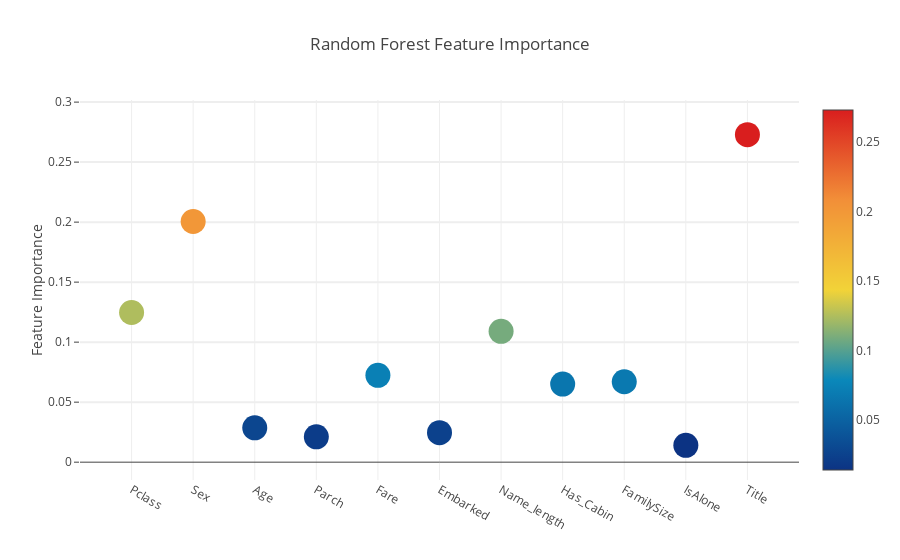
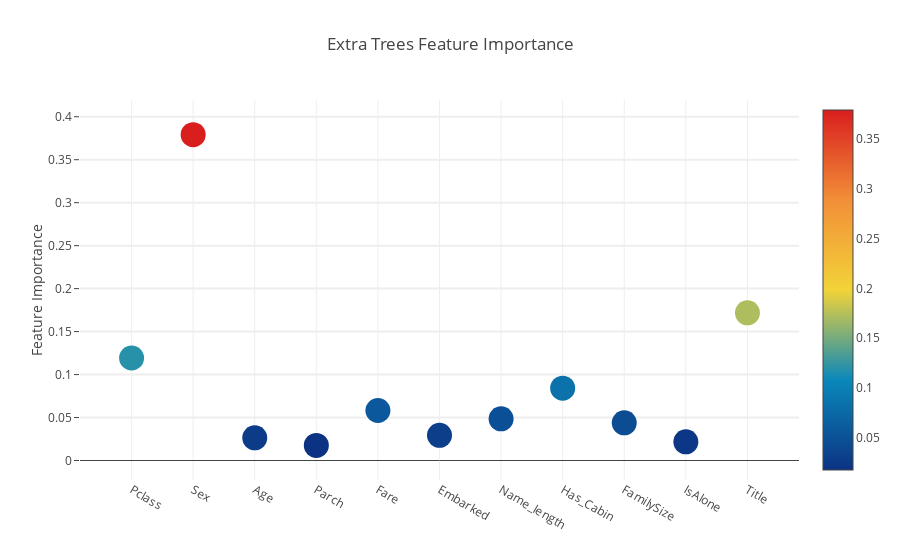
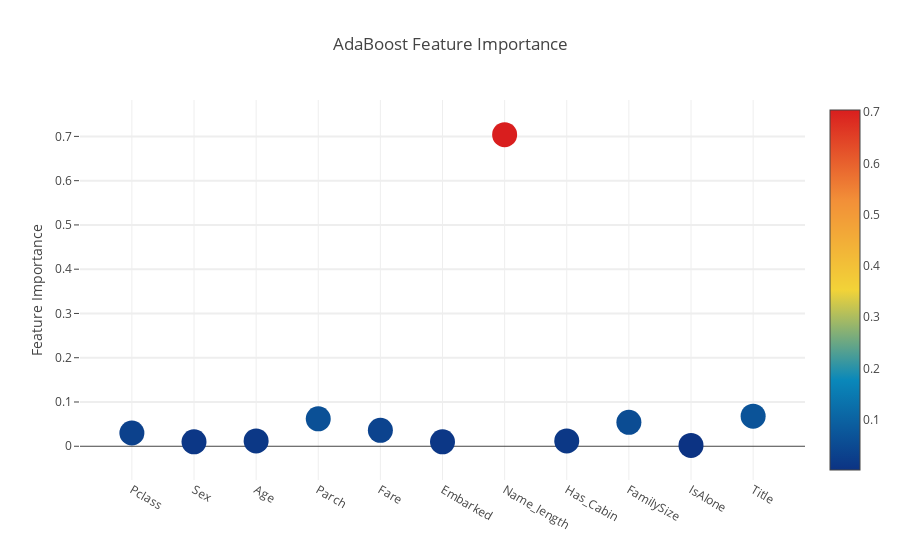
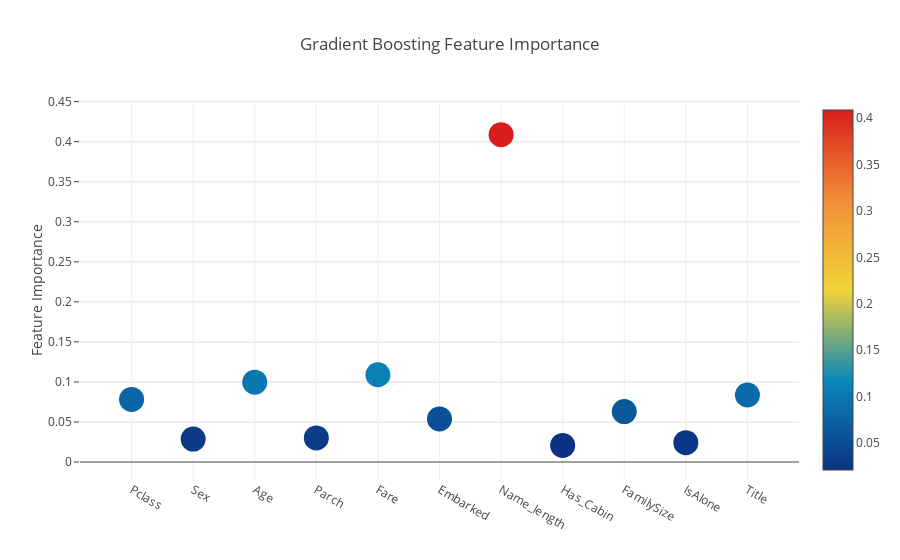

Here is the notebook cell these charts were saved with, in order:
### Code cell
# 通过绘制散点图可视化不同分类器的要素重要性值，
# Scatter plot 
trace = go.Scatter(
    y = feature_dataframe['Random Forest feature importances'].values,
    x = feature_dataframe['features'].values,
    mode='markers',
    marker=dict(
        sizemode = 'diameter',
        sizeref = 1,
        size = 25,
#       size= feature_dataframe['AdaBoost feature importances'].values,
        #color = np.random.randn(500), #set color equal to a variable
        color = feature_dataframe['Random Forest feature importances'].values,
        colorscale='Portland',
        showscale=True
    ),
    text = feature_dataframe['features'].values
)
data = [trace]

layout= go.Layout(
    autosize= True,
    title= 'Random Forest Feature Importance',
    hovermode= 'closest',
#     xaxis= dict(
#         title= 'Pop',
#         ticklen= 5,
#         zeroline= False,
#         gridwidth= 2,
#     ),
    yaxis=dict(
        title= 'Feature Importance',
        ticklen= 5,
        gridwidth= 2
    ),
    showlegend= False
)
fig = go.Figure(data=data, layout=layout)
py.iplot(fig,filename='scatter2010')

# Scatter plot 
trace = go.Scatter(
    y = feature_dataframe['Extra Trees  feature importances'].values,
    x = feature_dataframe['features'].values,
    mode='markers',
    marker=dict(
        sizemode = 'diameter',
        sizeref = 1,
        size = 25,
#       size= feature_dataframe['AdaBoost feature importances'].values,
        #color = np.random.randn(500), #set color equal to a variable
        color = feature_dataframe['Extra Trees  feature importances'].values,
        colorscale='Portland',
        showscale=True
    ),
    text = feature_dataframe['features'].values
)
data = [trace]

layout= go.Layout(
    autosize= True,
    title= 'Extra Trees Feature Importance',
    hovermode= 'closest',
#     xaxis= dict(
#         title= 'Pop',
#         ticklen= 5,
#         zeroline= False,
#         gridwidth= 2,
#     ),
    yaxis=dict(
        title= 'Feature Importance',
        ticklen= 5,
        gridwidth= 2
    ),
    showlegend= False
)
fig = go.Figure(data=data, layout=layout)
py.iplot(fig,filename='scatter2010')

# Scatter plot 
trace = go.Scatter(
    y = feature_dataframe['AdaBoost feature importances'].values,
    x = feature_dataframe['features'].values,
    mode='markers',
    marker=dict(
        sizemode = 'diameter',
        sizeref = 1,
        size = 25,
#       size= feature_dataframe['AdaBoost feature importances'].values,
        #color = np.random.randn(500), #set color equal to a variable
        color = feature_dataframe['AdaBoost feature importances'].values,
        colorscale='Portland',
        showscale=True
    ),
    text = feature_dataframe['features'].values
)
data = [trace]

layout= go.Layout(
    autosize= True,
    title= 'AdaBoost Feature Importance',
    hovermode= 'closest',
#     xaxis= dict(
#         title= 'Pop',
#         ticklen= 5,
#         zeroline= False,
#         gridwidth= 2,
#     ),
    yaxis=dict(
        title= 'Feature Importance',
        ticklen= 5,
        gridwidth= 2
    ),
    showlegend= False
)
fig = go.Figure(data=data, layout=layout)
py.iplot(fig,filename='scatter2010')

# Scatter plot 
trace = go.Scatter(
    y = feature_dataframe['Gradient Boost feature importances'].values,
    x = feature_dataframe['features'].values,
    mode='markers',
    marker=dict(
        sizemode = 'diameter',
        sizeref = 1,
        size = 25,
#       size= feature_dataframe['AdaBoost feature importances'].values,
        #color = np.random.randn(500), #set color equal to a variable
        color = feature_dataframe['Gradient Boost feature importances'].values,
        colorscale='Portland',
        showscale=True
    ),
    text = feature_dataframe['features'].values
)
data = [trace]

layout= go.Layout(
    autosize= True,
    title= 'Gradient Boosting Feature Importance',
    hovermode= 'closest',
#     xaxis= dict(
#         title= 'Pop',
#         ticklen= 5,
#         zeroline= False,
#         gridwidth= 2,
#     ),
    yaxis=dict(
        title= 'Feature Importance',
        ticklen= 5,
        gridwidth= 2
    ),
    showlegend= False
)
fig = go.Figure(data=data, layout=layout)
py.iplot(fig,filename='scatter2010')

### Figure 1 — Plotly figure (JSON) as saved in the notebook; plotly's stock layout.template omitted (floating-point values rounded to 4 significant figures)
{"data": [{"marker": {"color": [0.1247, 0.2005, 0.02864, 0.02115, 0.07234, 0.02461, 0.109, 0.06508, 0.06701, 0.014, 0.2729], "colorscale": "Portland", "showscale": true, "size": 25, "sizemode": "diameter", "sizeref": 1}, "mode": "markers", "text": ["Pclass", "Sex", "Age", "Parch", "Fare", "Embarked", "Name_length", "Has_Cabin", "FamilySize", "IsAlone", "Title"], "type": "scatter", "x": ["Pclass", "Sex", "Age", "Parch", "Fare", "Embarked", "Name_length", "Has_Cabin", "FamilySize", "IsAlone", "Title"], "y": [0.1247, 0.2005, 0.02864, 0.02115, 0.07234, 0.02461, 0.109, 0.06508, 0.06701, 0.014, 0.2729]}], "layout": {"autosize": true, "hovermode": "closest", "showlegend": false, "title": "Random Forest Feature Importance", "yaxis": {"gridwidth": 2, "ticklen": 5, "title": "Feature Importance"}}}

### Figure 2 — Plotly figure (JSON) as saved in the notebook; plotly's stock layout.template omitted (floating-point values rounded to 4 significant figures)
{"data": [{"marker": {"color": [0.1193, 0.3792, 0.02639, 0.01761, 0.05821, 0.02926, 0.04852, 0.08417, 0.04382, 0.02174, 0.1718], "colorscale": "Portland", "showscale": true, "size": 25, "sizemode": "diameter", "sizeref": 1}, "mode": "markers", "text": ["Pclass", "Sex", "Age", "Parch", "Fare", "Embarked", "Name_length", "Has_Cabin", "FamilySize", "IsAlone", "Title"], "type": "scatter", "x": ["Pclass", "Sex", "Age", "Parch", "Fare", "Embarked", "Name_length", "Has_Cabin", "FamilySize", "IsAlone", "Title"], "y": [0.1193, 0.3792, 0.02639, 0.01761, 0.05821, 0.02926, 0.04852, 0.08417, 0.04382, 0.02174, 0.1718]}], "layout": {"autosize": true, "hovermode": "closest", "showlegend": false, "title": "Extra Trees Feature Importance", "yaxis": {"gridwidth": 2, "ticklen": 5, "title": "Feature Importance"}}}

### Figure 3 — Plotly figure (JSON) as saved in the notebook; plotly's stock layout.template omitted (floating-point values rounded to 4 significant figures)
{"data": [{"marker": {"color": [0.03, 0.01, 0.012, 0.062, 0.036, 0.01, 0.704, 0.012, 0.054, 0.002, 0.068], "colorscale": "Portland", "showscale": true, "size": 25, "sizemode": "diameter", "sizeref": 1}, "mode": "markers", "text": ["Pclass", "Sex", "Age", "Parch", "Fare", "Embarked", "Name_length", "Has_Cabin", "FamilySize", "IsAlone", "Title"], "type": "scatter", "x": ["Pclass", "Sex", "Age", "Parch", "Fare", "Embarked", "Name_length", "Has_Cabin", "FamilySize", "IsAlone", "Title"], "y": [0.03, 0.01, 0.012, 0.062, 0.036, 0.01, 0.704, 0.012, 0.054, 0.002, 0.068]}], "layout": {"autosize": true, "hovermode": "closest", "showlegend": false, "title": "AdaBoost Feature Importance", "yaxis": {"gridwidth": 2, "ticklen": 5, "title": "Feature Importance"}}}

### Figure 4 — Plotly figure (JSON) as saved in the notebook; plotly's stock layout.template omitted (floating-point values rounded to 4 significant figures)
{"data": [{"marker": {"color": [0.07823, 0.02871, 0.09973, 0.03008, 0.109, 0.05388, 0.4088, 0.02081, 0.06294, 0.02418, 0.08368], "colorscale": "Portland", "showscale": true, "size": 25, "sizemode": "diameter", "sizeref": 1}, "mode": "markers", "text": ["Pclass", "Sex", "Age", "Parch", "Fare", "Embarked", "Name_length", "Has_Cabin", "FamilySize", "IsAlone", "Title"], "type": "scatter", "x": ["Pclass", "Sex", "Age", "Parch", "Fare", "Embarked", "Name_length", "Has_Cabin", "FamilySize", "IsAlone", "Title"], "y": [0.07823, 0.02871, 0.09973, 0.03008, 0.109, 0.05388, 0.4088, 0.02081, 0.06294, 0.02418, 0.08368]}], "layout": {"autosize": true, "hovermode": "closest", "showlegend": false, "title": "Gradient Boosting Feature Importance", "yaxis": {"gridwidth": 2, "ticklen": 5, "title": "Feature Importance"}}}
